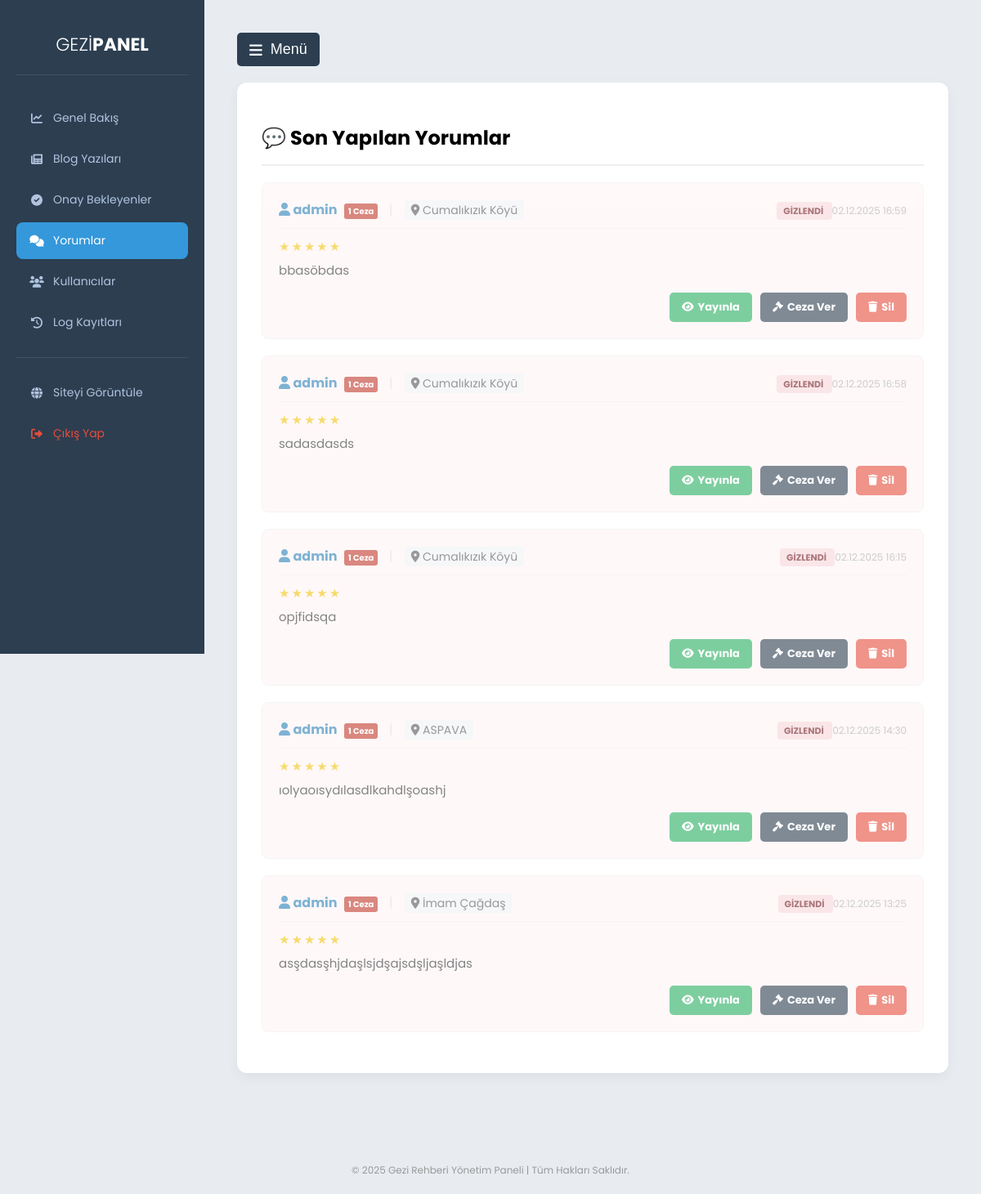
/GeziRehberi/admin/yorum_yonetimi.php (signed in), run on the app's committed database.
### tables this page shows
CREATE TABLE `yorumlar` (
  `id` int(11) NOT NULL,
  `mekan_id` int(11) NOT NULL,
  `uye_id` int(11) NOT NULL,
  `puan` int(11) NOT NULL,
  `yorum` text NOT NULL,
  `tarih` datetime DEFAULT current_timestamp(),
  `durum` enum('onayli','gizli') DEFAULT 'onayli'
);

CREATE TABLE `kullanicilar` (
  `id` int(11) NOT NULL,
  `kullanici_adi` varchar(50) NOT NULL,
  `email` varchar(100) NOT NULL,
  `sifre` varchar(255) NOT NULL,
  `rol` enum('admin','uye') DEFAULT 'uye',
  `kayit_tarihi` datetime DEFAULT current_timestamp(),
  `ceza_puani` int(11) DEFAULT 0,
  `hesap_durumu` enum('aktif','askida') DEFAULT 'aktif',
  `dogrulama_kodu` varchar(100) DEFAULT NULL,
  `dogrulama_durumu` tinyint(1) DEFAULT 0,
  `sifirlama_kodu` varchar(100) DEFAULT NULL
);

CREATE TABLE `sehir_detaylari` (
  `id` int(11) NOT NULL,
  `sehir_id` int(11) NOT NULL,
  `baslik` varchar(100) DEFAULT NULL,
  `kategori` varchar(50) DEFAULT NULL,
  `aciklama` varchar(255) DEFAULT NULL,
  `resim_url` varchar(255) DEFAULT NULL,
  `harita_url` varchar(255) DEFAULT NULL
);

### GeziRehberi/admin/yorum_yonetimi.php (the view, shortened to what this page needs)
<?php
include 'header.php';
$yorumlar = $db->query("
    SELECT y.*, k.kullanici_adi, k.ceza_puani, m.baslik as mekan_adi
    FROM yorumlar y
    JOIN kullanicilar k ON y.uye_id = k.id
    JOIN sehir_detaylari m ON y.mekan_id = m.id
    ORDER BY y.tarih DESC
")->fetchAll(PDO::FETCH_ASSOC);
?>
<div class="box">
    <h2 style="border-bottom: 2px solid #eee; padding-bottom: 15px;">💬 Son Yapılan Yorumlar</h2>
    <?php foreach ($yorumlar as $y): ?>
    <div class="comment-card" style="<?php echo $y['durum']=='gizli' ? 'opacity:0.6; background:#fff5f5;' : ''; ?>">
        <div class="c-header">
            <div>
                <span class="user-info">
                    <i class="fas fa-user"></i> <?php echo $y['kullanici_adi']; ?>
                    <?php if($y['ceza_puani'] > 0) echo "<span class='strike-badge'>{$y['ceza_puani']} Ceza</span>"; ?>
                </span>
                <span style="margin: 0 10px; color:#ddd;">|</span>
                <span class="place-info"><i class="fas fa-map-marker-alt"></i> <?php echo $y['mekan_adi']; ?></span>
            </div>
            <div style="text-align:right;">
                <span class="status-badge <?php echo 'st-'.$y['durum']; ?>">
                    <?php echo $y['durum'] == 'onayli' ? 'YAYINDA' : 'GİZLENDİ'; ?>
                </span>
                <span class="date"><?php echo date("d.m.Y H:i", strtotime($y['tarih'])); ?></span>
            </div>
        </div>
        <div class="c-body">
            <span class="stars"><?php echo str_repeat('★', $y['puan']) . str_repeat('☆', 5-$y['puan']); ?></span>
            <?php echo nl2br(htmlspecialchars($y['yorum'])); ?>
        </div>
        <div class="c-footer">
            <?php if($y['durum'] == 'onayli'): ?>
                <a href="?id=<?php echo $y['id']; ?>&durum=gizli" class="btn btn-hide">
                    <i class="fas fa-eye-slash"></i> Gizle
                </a>
            <?php else: ?>
                <a href="?id=<?php echo $y['id']; ?>&durum=onayli" class="btn btn-show">
                    <i class="fas fa-eye"></i> Yayınla
                </a>
            <?php endif; ?>
            <a href="?ceza_ver=<?php echo $y['id']; ?>&uye_id=<?php echo $y['uye_id']; ?>" class="btn btn-ban" onclick="return confirm('Kullanıcıya ceza puanı verilecek ve yorum gizlenecek. Onaylıyor musun?')">
                <i class="fas fa-gavel"></i> Ceza Ver
            </a>
            <a href="?sil=<?php echo $y['id']; ?>" class="btn btn-del" onclick="return confirm('Bu yorum tamamen silinecek?')">
                <i class="fas fa-trash"></i> Sil
            </a>
        </div>
    </div>
    <?php endforeach; ?>
</div>
<?php
include 'footer.php';
?>

### GeziRehberi/admin/header.php (style rules this page uses)
body { font-family: 'Poppins', sans-serif; background-color: #e8ecf1; margin: 0; overflow-x: hidden; }
.box { background: white; padding: 30px; border-radius: 12px; box-shadow: 0 5px 15px rgba(0,0,0,0.05); margin-bottom: 30px; overflow-x: auto; }
.btn { padding: 10px 20px; border: none; border-radius: 6px; cursor: pointer; font-weight: bold; text-decoration: none; display: inline-block; font-size: 14px; transition: 0.2s; }

### GeziRehberi/admin/yorum_yonetimi.php (style rules this page uses)
.comment-card { border: 1px solid #eee; padding: 20px; border-radius: 8px; margin-bottom: 20px; background: #fff; transition:0.3s; }
.c-header { display: flex; justify-content: space-between; align-items: center; border-bottom: 1px solid #f0f0f0; padding-bottom: 10px; margin-bottom: 10px; }
.user-info { font-weight: bold; color: #2980b9; }
.place-info { color: #555; font-size: 14px; background: #f0f2f5; padding: 2px 8px; border-radius: 4px; }
.date { font-size: 12px; color: #aaa; }
.c-body { font-size: 15px; color: #333; line-height: 1.6; }
.stars { color: #f1c40f; letter-spacing: 2px; margin-bottom: 5px; display: block; }
.c-footer { margin-top: 15px; display: flex; gap: 10px; justify-content: flex-end; }
.btn { padding: 8px 15px; border-radius: 5px; text-decoration: none; font-size: 13px; font-weight: bold; transition:0.2s; display:inline-flex; align-items:center; gap:5px; }
.btn-show { background: #27ae60; color: white; }
.btn-del { background: #e74c3c; color: white; }
.btn-ban { background: #2c3e50; color: white; }
.status-badge { font-size: 11px; padding: 3px 8px; border-radius: 4px; text-transform: uppercase; font-weight: bold; }
.st-gizli { background: #f8d7da; color: #721c24; }
.strike-badge { background: #c0392b; color: white; font-size: 10px; padding: 2px 5px; border-radius: 3px; margin-left: 5px; }

### data on the page
yorumlar: uye.kullanici_adi "admin", uye.ceza_puani "1", mekan.baslik "Cumalıkızık Köyü", durum "GİZLENDİ", tarih "02.12.2025 16:59", puan "★★★★★", yorum "bbasöbdas"
yorumlar: uye.kullanici_adi "admin", uye.ceza_puani "1", mekan.baslik "Cumalıkızık Köyü", durum "GİZLENDİ", tarih "02.12.2025 16:58", puan "★★★★★", yorum "sadasdasds"
yorumlar: uye.kullanici_adi "admin", uye.ceza_puani "1", mekan.baslik "Cumalıkızık Köyü", durum "GİZLENDİ", tarih "02.12.2025 16:15", puan "★★★★★", yorum "opjfidsqa"
yorumlar: uye.kullanici_adi "admin", uye.ceza_puani "1", mekan.baslik "ASPAVA", durum "GİZLENDİ", tarih "02.12.2025 14:30", puan "★★★★★", yorum "ıolyaoısydılasdlkahdlşoashj"
yorumlar: uye.kullanici_adi "admin", uye.ceza_puani "1", mekan.baslik "İmam Çağdaş", durum "GİZLENDİ", tarih "02.12.2025 13:25", puan "★★★★★", yorum "asşdasşhjdaşlsjdşajsdşljaşldjas"
